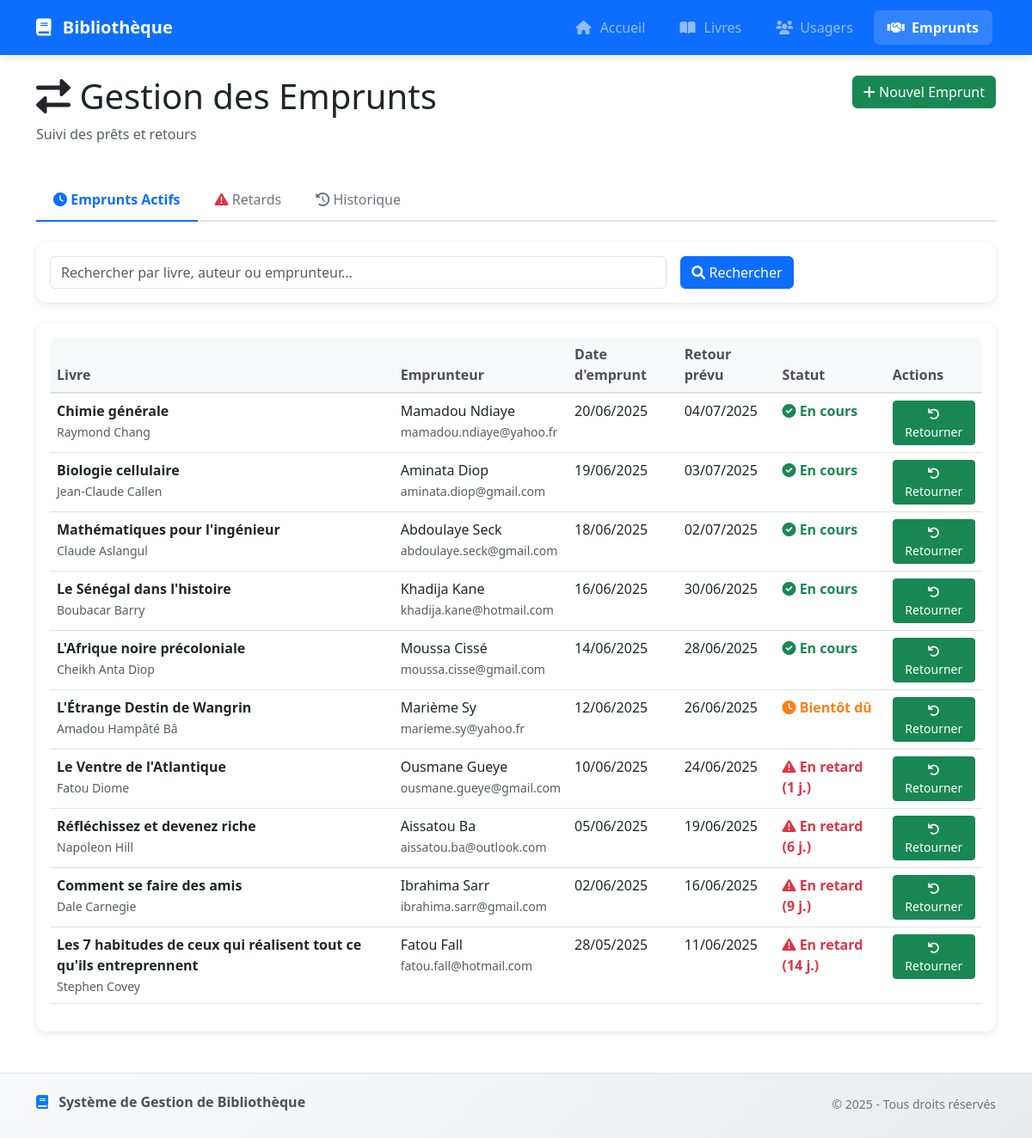
The page /pages/emprunts/emprunts.php on the database its author committed.
### tables this page shows
CREATE TABLE emprunts (
    id INT PRIMARY KEY AUTO_INCREMENT,
    livre_id INT NOT NULL,
    usager_id INT NOT NULL,
    date_emprunt TIMESTAMP DEFAULT CURRENT_TIMESTAMP,
    date_retour_prevue DATE NOT NULL,
    date_retour_effective DATE NULL,
    statut ENUM('en_cours', 'retourne') DEFAULT 'en_cours',
    FOREIGN KEY (livre_id) REFERENCES livres(id),
    FOREIGN KEY (usager_id) REFERENCES usagers(id)
);

CREATE TABLE livres (
    id INT PRIMARY KEY AUTO_INCREMENT,
    titre VARCHAR(255) NOT NULL,
    auteur VARCHAR(255) NOT NULL,
    isbn VARCHAR(20) UNIQUE,
    date_publication DATE,
    exemplaires_total INT DEFAULT 1,
    exemplaires_disponibles INT DEFAULT 1,
    categorie_id INT,
    date_creation TIMESTAMP DEFAULT CURRENT_TIMESTAMP,
    FOREIGN KEY (categorie_id) REFERENCES categories(id)    
);

CREATE TABLE usagers (
    id INT PRIMARY KEY AUTO_INCREMENT,
    nom VARCHAR(100) NOT NULL,
    prenom VARCHAR(100) NOT NULL,
    email VARCHAR(255) UNIQUE NOT NULL,
    telephone VARCHAR(20),
    date_inscription TIMESTAMP DEFAULT CURRENT_TIMESTAMP,
    statut ENUM('actif', 'suspendu') DEFAULT 'actif'
);

### pages/emprunts/emprunts.php (the view, shortened to what this page needs)
<?php
require_once '../../config/database.php';
require_once '../../includes/functions.php';
$tab = $_GET['tab'] ?? 'actifs';
$search = $_GET['search'] ?? '';
$page = max(1, (int)($_GET['page'] ?? 1));
$per_page = 15;
try {
    $result = getEmprunts($pdo, $tab, $search, $page, $per_page);
    $emprunts = $result['emprunts'];
} catch (PDOException $e) {
    $error = 'Erreur lors de la récupération des données : ' . $e->getMessage();
    $emprunts = [];
    $livres_disponibles = [];
    $usagers = [];
    $total_pages = 0;
}
include '../../includes/header.php';
?>
<link rel="stylesheet" href="../../assets/css/emprunts.css">
<div class="row mb-4">
    <div class="col-md-8">
        <h1><i class="fas fa-exchange-alt"></i> Gestion des Emprunts</h1>
        <p class="text-muted">Suivi des prêts et retours</p>
    </div>
    <div class="col-md-4 text-end">
        <button class="btn btn-success" data-bs-toggle="modal" data-bs-target="#nouvelEmpruntModal">
            <i class="fas fa-plus"></i> Nouvel Emprunt
        </button>
    </div>
</div>
<ul class="nav nav-tabs mb-4">
    <li class="nav-item">
        <a class="nav-link <?php echo $tab === 'actifs' ? 'active' : ''; ?>"
           href="?tab=actifs">
            <i class="fas fa-clock"></i> Emprunts Actifs
        </a>
    </li>
    <li class="nav-item">
        <a class="nav-link <?php echo $tab === 'retards' ? 'active' : ''; ?>"
           href="?tab=retards">
            <i class="fas fa-exclamation-triangle text-danger"></i> Retards
        </a>
    </li>
    <li class="nav-item">
        <a class="nav-link <?php echo $tab === 'historique' ? 'active' : ''; ?>"
           href="?tab=historique">
            <i class="fas fa-history"></i> Historique
        </a>
    </li>
</ul>
<div class="card mb-4">
    <div class="card-body">
        <form method="GET" class="row g-3">
            <div class="col-md-8">
                <input type="text" class="form-control" name="search"
                       placeholder="Rechercher par livre, auteur ou emprunteur..."
                       value="<?php echo htmlspecialchars($search); ?>">
            </div>
            <div class="col-md-4">
                <button type="submit" class="btn btn-primary">
                    <i class="fas fa-search"></i> Rechercher
                </button>
            </div>
        </form>
    </div>
</div>
<div class="card">
    <div class="card-body">
        <?php if (!empty($emprunts)): ?>
            <div class="table-responsive">
                <table class="table table-hover">
                    <thead>
                        <tr>
                            <th>Livre</th>
                            <th>Emprunteur</th>
                            <th>Date d'emprunt</th>
                            <th>Retour prévu</th>
                            <th>Statut</th>
                            <?php if ($tab !== 'historique'): ?>
                                <th>Actions</th>
                            <?php endif; ?>
                        </tr>
                    </thead>
                    <tbody>
                        <?php foreach ($emprunts as $emprunt): ?>
                            <tr>
                                <td>
                                    <strong><?php echo htmlspecialchars($emprunt['titre']); ?></strong><br>
                                    <small class="text-muted"><?php echo htmlspecialchars($emprunt['auteur']); ?></small>
                                </td>
                                <td>
                                    <?php echo htmlspecialchars($emprunt['prenom'] . ' ' . $emprunt['nom']); ?><br>
                                    <small class="text-muted"><?php echo htmlspecialchars($emprunt['email']); ?></small>
                                </td>
                                <td><?php echo date('d/m/Y', strtotime($emprunt['date_emprunt'])); ?></td>
                                <td><?php echo date('d/m/Y', strtotime($emprunt['date_retour_prevue'])); ?></td>
                                <td>
                                    <?php echo formatStatutEmprunt($emprunt['statut_calcule'], $emprunt['jours_retard']); ?>
                                </td>
                                <?php if ($tab !== 'historique'): ?>
                                    <td>
                                        <?php if ($emprunt['statut'] === 'en_cours'): ?>
                                            <button type="button" class="btn btn-sm btn-success btn-retour"
                                                    data-emprunt-id="<?php echo $emprunt['id']; ?>"
                                                    data-livre-titre="<?php echo htmlspecialchars($emprunt['titre']); ?>"
                                                    data-emprunteur="<?php echo htmlspecialchars($emprunt['prenom'] . ' ' . $emprunt['nom']); ?>">
                                                <i class="fas fa-undo"></i> Retourner
                                            </button>
                                        <?php endif; ?>
                                    </td>
                                <?php endif; ?>
                            </tr>
                        <?php endforeach; ?>
                    </tbody>
                </table>
            </div>
        <?php endif; ?>
    </div>
</div>
<?php include '../../includes/footer.php'; ?>

### includes/functions.php (shortened to what this page needs)
<?php
function getEmprunts($pdo, $tab = 'actifs', $search = '', $page = 1, $per_page = 15) {
    $offset = ($page - 1) * $per_page;
    $where_conditions = [];
    $params = [];
    if ($tab === 'actifs') {
        $where_conditions[] = "e.statut = 'en_cours'";
    } elseif ($tab === 'retards') {
        $where_conditions[] = "e.statut = 'en_cours' AND e.date_retour_prevue < CURDATE()";
    } elseif ($tab === 'historique') {
        $where_conditions[] = "e.statut = 'retourne'";
    }
    $where_clause = !empty($where_conditions) ? 'WHERE ' . implode(' AND ', $where_conditions) : '';
    $stmt = $pdo->prepare("
        SELECT COUNT(*) as total
        FROM emprunts e
        JOIN livres l ON e.livre_id = l.id
        JOIN usagers u ON e.usager_id = u.id
        $where_clause
    ");
    $stmt->execute($params);
    $total = $stmt->fetch()['total'];
    $stmt = $pdo->prepare("
        SELECT e.*, l.titre, l.auteur, u.nom, u.prenom, u.email,
               CASE
                   WHEN e.statut = 'retourne' THEN 'retourne'
                   WHEN e.date_retour_prevue < CURDATE() THEN 'retard'
                   WHEN DATEDIFF(e.date_retour_prevue, CURDATE()) <= 2 THEN 'bientot'
                   ELSE 'actif'
               END as statut_calcule,
               DATEDIFF(CURDATE(), e.date_retour_prevue) as jours_retard
        FROM emprunts e
        JOIN livres l ON e.livre_id = l.id
        JOIN usagers u ON e.usager_id = u.id
        $where_clause
        ORDER BY
            CASE WHEN e.statut = 'en_cours' THEN e.date_retour_prevue ELSE e.date_retour_effective END DESC
        LIMIT $per_page OFFSET $offset
    ");
    $stmt->execute($params);
    $emprunts = $stmt->fetchAll();
    return [
        'emprunts' => $emprunts,
        'total' => $total,
        'total_pages' => ceil($total / $per_page)
    ];
}
function formatStatutEmprunt($statut_calcule, $jours_retard = 0) {
    switch ($statut_calcule) {
        case 'retard':
            return '<span class="status-retard"><i class="fas fa-exclamation-triangle"></i> En retard (' . $jours_retard . ' j.)</span>';
        case 'bientot':
            return '<span class="status-bientot"><i class="fas fa-clock"></i> Bientôt dû</span>';
        case 'actif':
            return '<span class="status-actif"><i class="fas fa-check-circle"></i> En cours</span>';
    }
}
?>

### assets/css/emprunts.css (style rules this page uses)
.status-retard { color: #dc3545; font-weight: 600; }
.status-bientot { color: #fd7e14; font-weight: 600; }
.status-actif { color: #198754; font-weight: 600; }
.btn { transition: all 0.2s ease-in-out; }
.table-responsive { border-radius: 8px; overflow: hidden; }
.table th { background-color: #f8f9fa; border-bottom: 2px solid #dee2e6; font-weight: 600; color: #495057; }
.card { border: none; border-radius: 12px; box-shadow: 0 2px 8px rgba(0,0,0,0.1); transition: box-shadow 0.15s ease-in-out; }
.nav-tabs { border-bottom: 2px solid #dee2e6; }
.nav-tabs .nav-link { border: none; color: #6c757d; font-weight: 500; padding: 12px 20px; margin-bottom: -2px; transition: all 0.15s ease-in-out; }
.nav-tabs .nav-link.active { color: #0d6efd; background-color: transparent; border-bottom: 2px solid #0d6efd; font-weight: 600; }

### rows shown on the page
emprunts: livre.titre "Chimie générale", livre.auteur "Raymond Chang", usager.nom "Mamadou Ndiaye", usager.email "mamadou.ndiaye@yahoo.fr", date_emprunt "20/06/2025", date_retour_prevue "04/07/2025", shows "En cours"
emprunts: livre.titre "Biologie cellulaire", livre.auteur "Jean-Claude Callen", usager.nom "Aminata Diop", usager.email "aminata.diop@gmail.com", date_emprunt "19/06/2025", date_retour_prevue "03/07/2025", shows "En cours"
emprunts: livre.titre "Mathématiques pour l'ingénieur", livre.auteur "Claude Aslangul", usager.nom "Abdoulaye Seck", usager.email "abdoulaye.seck@gmail.com", date_emprunt "18/06/2025", date_retour_prevue "02/07/2025", shows "En cours"
emprunts: livre.titre "Le Sénégal dans l'histoire", livre.auteur "Boubacar Barry", usager.nom "Khadija Kane", usager.email "khadija.kane@hotmail.com", date_emprunt "16/06/2025", date_retour_prevue "30/06/2025", shows "En cours"
emprunts: livre.titre "L'Afrique noire précoloniale", livre.auteur "Cheikh Anta Diop", usager.nom "Moussa Cissé", usager.email "moussa.cisse@gmail.com", date_emprunt "14/06/2025", date_retour_prevue "28/06/2025", shows "En cours"
emprunts: livre.titre "L'Étrange Destin de Wangrin", livre.auteur "Amadou Hampâté Bâ", usager.nom "Marième Sy", usager.email "marieme.sy@yahoo.fr", date_emprunt "12/06/2025", date_retour_prevue "26/06/2025", shows "Bientôt dû"
emprunts: livre.titre "Le Ventre de l'Atlantique", livre.auteur "Fatou Diome", usager.nom "Ousmane Gueye", usager.email "ousmane.gueye@gmail.com", date_emprunt "10/06/2025", date_retour_prevue "24/06/2025", jours_retard "1"
emprunts: livre.titre "Réfléchissez et devenez riche", livre.auteur "Napoleon Hill", usager.nom "Aissatou Ba", usager.email "aissatou.ba@outlook.com", date_emprunt "05/06/2025", date_retour_prevue "19/06/2025", jours_retard "6"
emprunts: livre.titre "Comment se faire des amis", livre.auteur "Dale Carnegie", usager.nom "Ibrahima Sarr", usager.email "ibrahima.sarr@gmail.com", date_emprunt "02/06/2025", date_retour_prevue "16/06/2025", jours_retard "9"
emprunts: livre.titre "Les 7 habitudes de ceux qui réalisent tout ce qu'ils entreprennent", livre.auteur "Stephen Covey", usager.nom "Fatou Fall", usager.email "fatou.fall@hotmail.com", date_emprunt "28/05/2025", date_retour_prevue "11/06/2025", jours_retard "14"
